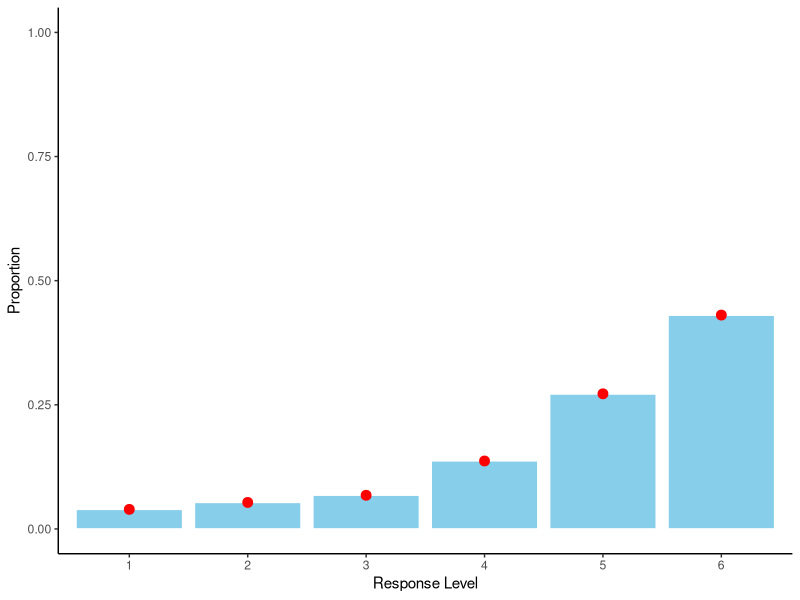

The R script that drew this image:
## ---- chunk 1
knitr::opts_chunk$set(cache=TRUE, echo=FALSE, warning=FALSE, message=FALSE,
                      fig.width=9, fig.align="center")
## ---- chunk 2
# Required librarys and external files ----------------------------------------

library(readxl)
library(tidyr)
library(dplyr)
library(ggplot2)
library(gridExtra)

# Clean and process the data --------------------------------------------------

# Generates warnings for the Ps who didn't do day 2
suppressWarnings(expData <- read_excel("Vacc_HPHH_publicDataset.xlsx", sheet = 2))

# Exclude Ps who didn't do day 2 and failed the attention checks
expData.clean <- expData %>%
  # It's good to add a subject number so we can go back to original data
  mutate(subject_number = 1:nrow(.)) %>%
  filter(Returned == 1,
         `AttentionCheck_PostTest (if = 4 then include)` == 4,
         `AttentionChecks_Sum(include if = 4)` == 4,
         Paid_Attention == 1)

# Get all the dependent measures into a DF
questionnaireData <- expData.clean %>%
  # Pull out the columns and use consistent names
  select(subject_number,
         intervention = Condition,
         pretest.healthy = Healthy_VaxscalePretest,
         posttest.healthy = Healthy_VaxscalePosttest,
         pretest.diseases = Diseases_VaxScalePretest,
         posttest.diseases = Diseases_VaxScalePosttest,
         pretest.doctors = Doctors_VaxScalePreTest,
         posttest.doctors = Doctors_VaxScalePostTest,
         pretest.side_effects = Sideeffects_VaxScalePreTest,
         posttest.side_effects = Sideeffects_VaxScalePostTest,
         pretest.plan_to = Planto_VaxScalePreTest,
         posttest.plan_to = Planto_VaxScalePostTest) %>%
  # Reverse-code the approrpiate columns
  mutate(pretest.diseases = 7 - pretest.diseases,
         posttest.diseases = 7 - posttest.diseases,
         pretest.side_effects = 7 - pretest.side_effects,
         posttest.side_effects = 7 - posttest.side_effects) %>%
  # Tidy the data
  gather("question", "response", -subject_number, -intervention) %>%
  separate(question, c("interval", "question"), sep = "\\.") %>% 
  mutate(intervention = factor(intervention, 
                               c("Control", "Autism Correction", "Disease Risk")),
         interval = factor(interval, 
                           c("pretest", "posttest"), ordered = TRUE),
         question = factor(question, 
                           c("healthy", "diseases", "doctors", "side_effects", "plan_to"))) %>%
  # Pre- and post-test get their own columns in these analyses
  mutate(interval = paste0(interval, "_response")) %>%
  spread(interval, response)
# -----------------------------------------------------------------------------
## ---- chunk 3
# Bootstrap to find the probability that each response will be given to pre-test
# questions.
numBootstraps <- 1e3
numObservations <- nrow(questionnaireData)
uniqueResponses <- paste(sort(unique(questionnaireData$pretest_response)))

pretestData <- matrix(data = 0,
                      nrow = numBootstraps, 
                      ncol = length(uniqueResponses))
colnames(pretestData) <- uniqueResponses

# Run the bootstrap
for (ii in seq_len(numBootstraps)) {
  bootSamples <- sample(questionnaireData$pretest_response, 
                        numObservations, 
                        replace = TRUE)
  bootSamplesTabulated <- table(bootSamples)
  pretestData[ii, names(bootSamplesTabulated)] <- bootSamplesTabulated
}

# Convert the counts to probabilities
pretestData <- pretestData / numObservations
## ---- chunk 4
pretestResults <- data_frame(response = uniqueResponses, 
                             bootstrap_prob = apply(pretestData, 2, mean),
                             bootstrap_sd = apply(pretestData, 2, sd),
                             observed_prob = as.numeric(table(questionnaireData$pretest_response)) / 
                               numObservations)
ggplot(pretestResults, aes(x = response)) + 
  geom_bar(aes(y = observed_prob), stat = "identity", 
           color="white", fill="skyblue") + 
  geom_point(aes(y = bootstrap_prob), size=3, color="red") + 
  geom_errorbar(aes(ymin = bootstrap_prob-bootstrap_sd/2, 
                    ymax = bootstrap_prob+bootstrap_sd/2),
                size=2, color="red", width=0) +
  scale_y_continuous(limits = c(0, 1)) +
  xlab("Response Level") + 
  ylab("Proportion") + 
  theme_classic()
